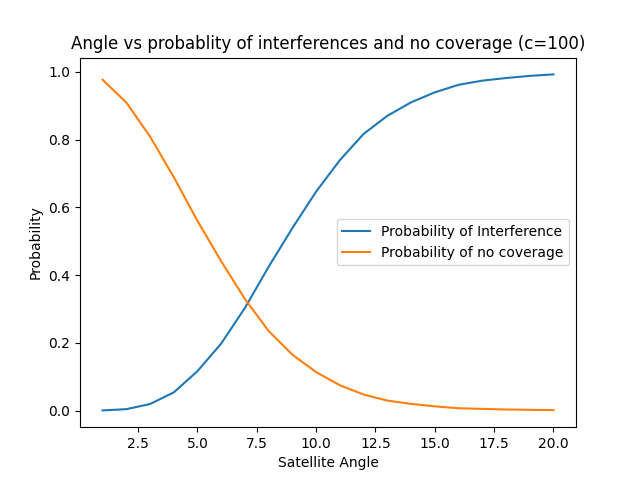

This figure's Python source:
# 10/5/22 2D Mega Constellation Simulation by Shaan Doshi and Aadi Desai with guidance from Prof Randall Berry

import math
import numpy as np
import matplotlib.pyplot as plt

numSats = 100
numClients = 100
length = 500
width = 500
height = 500
satAngle = 1
clientAngle = 10
time = 400
interferences = 0
transmits = 0
satSpread = height * math.tan(math.radians(satAngle / 2)) # this calculates the spread of each satellite 
clientSpread = height * math.tan(math.radians(clientAngle / 2))
numCols = math.ceil(length / satSpread)
numRows = math.ceil(width/ satSpread)

angleArr = []
ratioArr = []
coverageArr = []

satSpread = height * math.tan(math.radians(satAngle / 2)) # this calculates the spread of each satellite 
clientSpread = height * math.tan(math.radians(clientAngle / 2)) 

for a in range(20):
    for t in range(1, time+1):
        sats = [[np.random.uniform(low=0, high=length), np.random.uniform(low=0, high=width)] for r in range(numSats)]
        clients = [[np.random.uniform(low=0, high=length), np.random.uniform(low=0, high=width)] for r in range(numClients)]
        connections = np.repeat(0, numClients) # the number of connections made between the satellites and the clients

        numCols = math.ceil(length / satSpread)
        numRows = math.ceil(width/ satSpread)
        satGrid = [[[] for x in range(numCols)] for x in range(numRows)]
        for sat in sats:
            satGrid[math.ceil(sat[0]/satSpread)-1][math.ceil(sat[1]/satSpread)-1].append(sat)
        for client in range(len(clients)):
            coords = [(math.ceil(clients[client][0]/satSpread)-1), (math.ceil(clients[client][1]/satSpread)-1)]

            checkwith = []
            for x in range(-1, 2):
                for y in range(-1, 2):
                    if (coords[0] + x >= 0 and coords[0] + x < numCols and coords[1] + y >= 0 and coords[1] + y < numRows):
                        for s in satGrid[coords[0] + x][coords[1] + y]:
                            checkwith.append(s)

            for sat in checkwith:
                if ((sat[0] - clients[client][0])**2) + ((sat[1] - clients[client][1])**2) <= (satSpread**2):
                    connections[client] += 1

        for connection in connections:
            if connection > 1:
                interferences += 1
            if connection == 0:
                transmits += 1

    prob = (interferences / (t * numClients))
    noCov = (transmits / (t * numClients))
    angleArr.append(satAngle)
    ratioArr.append(prob)
    coverageArr.append(noCov)
    satAngle += 1
    satSpread = height * math.tan(math.radians(satAngle / 2))
    interferences = 0
    transmits = 0


fig, axs = plt.subplots()
axs.set_xlabel("Satellite Angle")
axs.set_ylabel("Probability")
axs.set_title("Angle vs probablity of interferences and no coverage (c=100)")
plt.plot(angleArr, ratioArr, label="Probability of Interference")
plt.plot(angleArr, coverageArr, label="Probability of no coverage")
plt.legend()
plt.show()



# coverage graph in 2D
